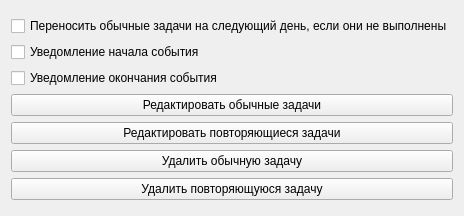
<?xml version="1.0" encoding="UTF-8"?>
<ui version="4.0">
 <class>Form</class>
 <widget class="QWidget" name="Form">
  <property name="geometry">
   <rect>
    <x>0</x>
    <y>0</y>
    <width>424</width>
    <height>216</height>
   </rect>
  </property>
  <property name="windowTitle">
   <string>Form</string>
  </property>
  <layout class="QVBoxLayout" name="verticalLayout_2">
   <item>
    <layout class="QVBoxLayout" name="verticalLayout">
     <item>
      <widget class="QCheckBox" name="replace_status">
       <property name="text">
        <string>Переносить обычные задачи на следующий день, если они не выполнены</string>
       </property>
      </widget>
     </item>
     <item>
      <widget class="QCheckBox" name="start_notice_status">
       <property name="text">
        <string>Уведомление начала события</string>
       </property>
      </widget>
     </item>
     <item>
      <widget class="QCheckBox" name="end_notice_status">
       <property name="text">
        <string>Уведомление окончания события</string>
       </property>
      </widget>
     </item>
     <item>
      <widget class="QPushButton" name="edit_ordinary">
       <property name="text">
        <string>Редактировать обычные задачи</string>
       </property>
      </widget>
     </item>
     <item>
      <widget class="QPushButton" name="edit_repeated">
       <property name="text">
        <string>Редактировать повторяющиеся задачи</string>
       </property>
      </widget>
     </item>
     <item>
      <widget class="QPushButton" name="delete_ordinary">
       <property name="text">
        <string>Удалить обычную задачу</string>
       </property>
      </widget>
     </item>
     <item>
      <widget class="QPushButton" name="delete_repeated">
       <property name="text">
        <string>Удалить повторяющуюся задачу</string>
       </property>
      </widget>
     </item>
    </layout>
   </item>
  </layout>
 </widget>
 <resources/>
 <connections/>
</ui>
